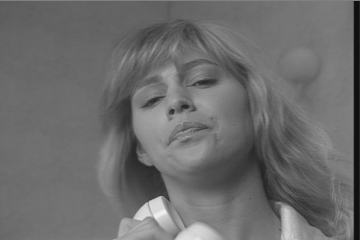
#> input picture auto learn/femme.png, 360 x 240 px
$ python canny.py
#> lines starting #> are read from the running program, lines starting #| are printed output that depends on the picture; after the words box and inside, x2 and y2 are one past the last pixel; in counts of white or black regions, pixels touching at a corner belong together
from __future__ import print_function
import cv2 as cv
import argparse
max_lowThreshold = 100
window_name = 'Edge Map'
title_trackbar = 'Min Threshold:'
ratio = 3
kernel_size = 3
def CannyThreshold(val):
    low_threshold = val
    img_blur = cv.blur(src_gray, (3,3))
    detected_edges = cv.Canny(img_blur, low_threshold, low_threshold*ratio, kernel_size)
    mask = detected_edges != 0
    dst = src * (mask[:,:,None].astype(src.dtype))
    cv.imshow(window_name, dst)
parser = argparse.ArgumentParser(description='Code for Canny Edge Detector tutorial.')
parser.add_argument('--input', help='Path to input image.', default='femme.png')
args = parser.parse_args()
src = cv.imread(cv.samples.findFile(args.input))
#> src is the input picture: shape (240, 360, 3); min 16, max 242, mean 108.2
if src is None:
    print('Could not open or find the image: ', args.input)
    exit(0)
src_gray = cv.cvtColor(src, cv.COLOR_BGR2GRAY)
cv.namedWindow(window_name)
cv.createTrackbar(title_trackbar, window_name , 0, max_lowThreshold, CannyThreshold)
#> slider 'Min Threshold:' is set to 20
CannyThreshold(0)
#> in CannyThreshold, `detected_edges = cv.Canny(img_blur, low_threshold, low_threshold*ratio..`:
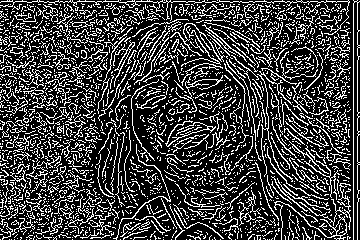
#> detected_edges: shape (240, 360); 25.2% white in thin lines or dots
#> in CannyThreshold, `mask = detected_edges != 0`: mask: shape (240, 360) bool; 25.2% white in thin lines or dots
#> in CannyThreshold, `dst = src * (mask[:,:,None].astype(src.dtype))`:
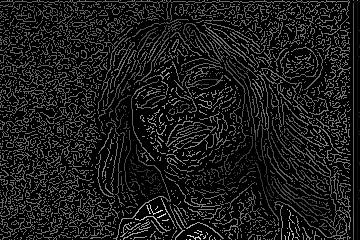
#> dst: shape (240, 360, 3); min 0, max 232, mean 27.2
cv.waitKey()
#> call 2 of CannyThreshold, with val = 20
#> in CannyThreshold (call 2), `detected_edges = cv.Canny(img_blur, low_threshold, low_threshold*ratio..`:
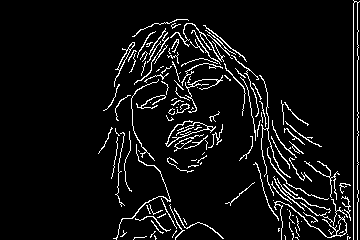
#> detected_edges: shape (240, 360); 6.6% white in thin lines or dots, all inside (x1, y1, x2, y2) = (98, 0, 360, 240)
#> in CannyThreshold (call 2), `dst = src * (mask[:,:,None].astype(src.dtype))`:
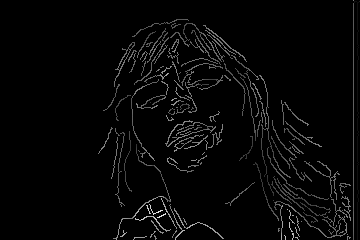
#> dst: shape (240, 360, 3); min 0, max 232, mean 6.8
